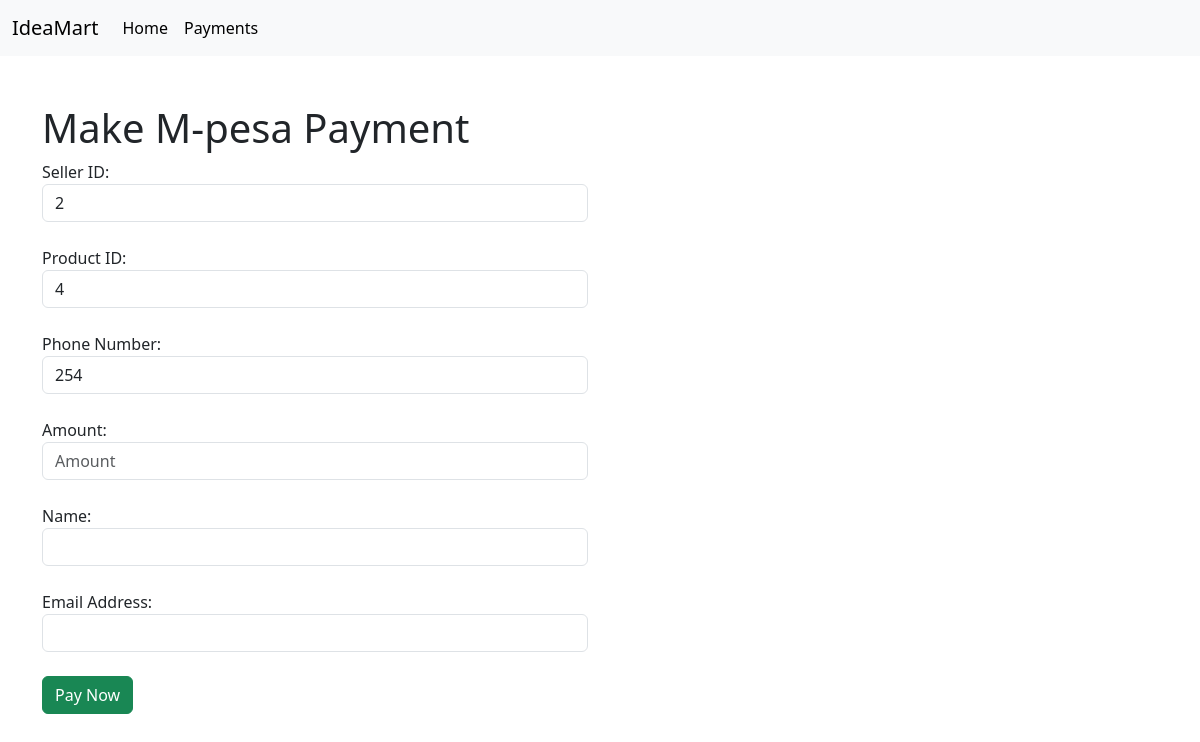
The app's page /make_mpesa_payment/4/ (signed in), older data.
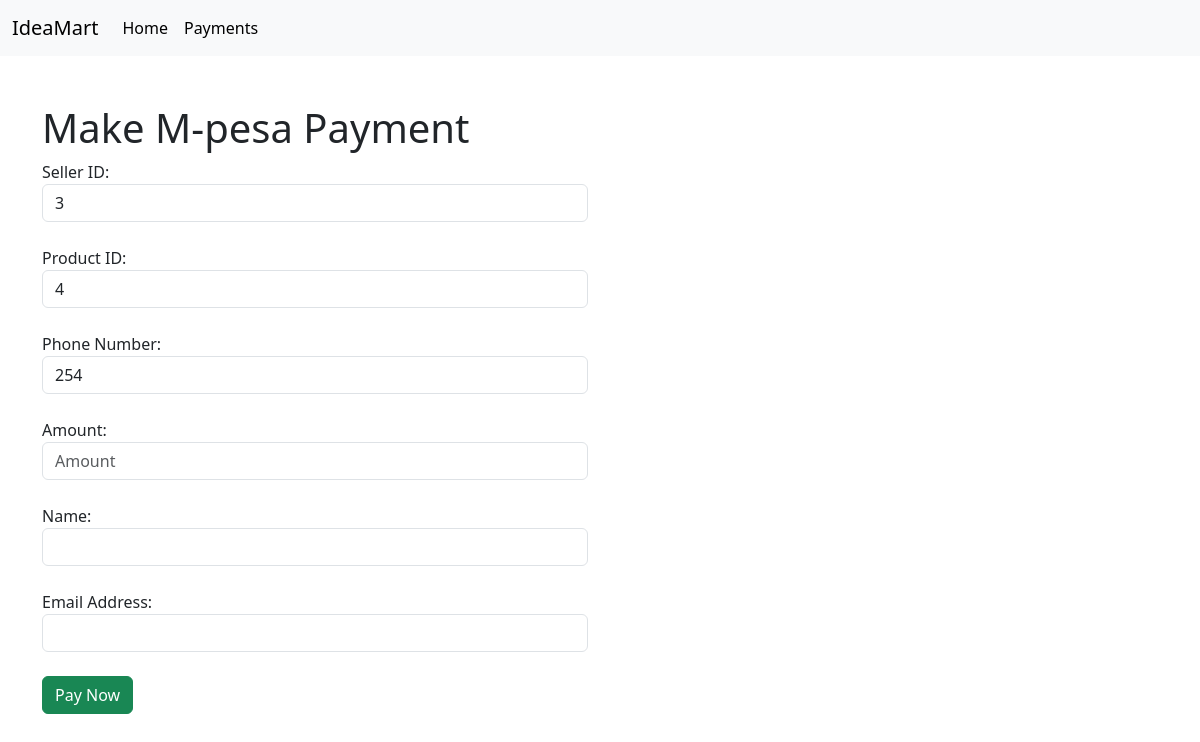
The same page, newer data.
### marketplace/models.py (models this page shows, shortened)
class Product(models.Model):
    product_name = models.CharField(max_length=255)
    price = models.CharField(max_length=255)
    product_description = models.TextField()
    product_image = models.ImageField(upload_to='products/', null=True, blank=True)
    user = models.ForeignKey(User, on_delete=models.CASCADE, related_name='products')  # Track the creator
    created_at = models.DateTimeField(auto_now_add=True)  # Automatically set the time when the post is created

### payments/views.py (the view)
# urls.py: path('make_mpesa_payment/<int:product_id>/', views.index, name='mpesa'),  # Form page
@login_required
def index(request, product_id):
    try:
        product = get_object_or_404(Product, id=product_id)
        return render(request, 'mpesa.html', {"product": product})
    except Exception as e:
        logger.error(f"Error fetching product with ID {product_id}: {e}")
        return render(request, 'error.html', {"error_message": "An error occurred."})

### payments/templates/mpesa.html (shortened to what this page needs)
{% extends 'layout.html' %} {% block body %}
<div class="container m-5 mx-auto">
  <div class="row">
    <div class="col-md-6">
      <h1>Make M-pesa Payment</h1>
      <form action="/stk_push/" method="post" class="form">
        {% if product.user %}
            <label for="seller">Seller ID:</label><br />
            <input
              class="form-control"
              type="text"
              id="seller"
              name="seller"
              value="{{ product.user.id }}"
              required
              readonly
            /><br />
            <label for="product">Product ID:</label><br />
            <input
              class="form-control"
              type="text"
              id="product"
              name="product"
              value="{{ product.id }}"
              required
              readonly
            /><br />
        {% endif %}
        <label for="phone">Phone Number:</label><br />
        <input
          class="form-control"
          type="text"
          id="phone"
          name="phone"
          value="254"
          required
        /><br />
        <label for="amount">Amount:</label><br />
        <input
          class="form-control"
          type="number"
          id="amount"
          name="amount"
          placeholder="Amount"
          required
        /><br />
        <label for="name">Name:</label>
        <input
          type="text"
          class="form-control"
          id="name"
          name="name"
          required
        />
        <br />
        <label for="email">Email Address:</label>
        <input
          type="email"
          class="form-control"
          id="email"
          name="email"
          required
        />
        <br />
        <button class="btn btn-success" type="submit">Pay Now</button>
      </form>
    </div>
  </div>
</div>
{% endblock %}

Row changes from the older to the newer data that the page shows:
changed Product id 4: seller "2" → "3"
